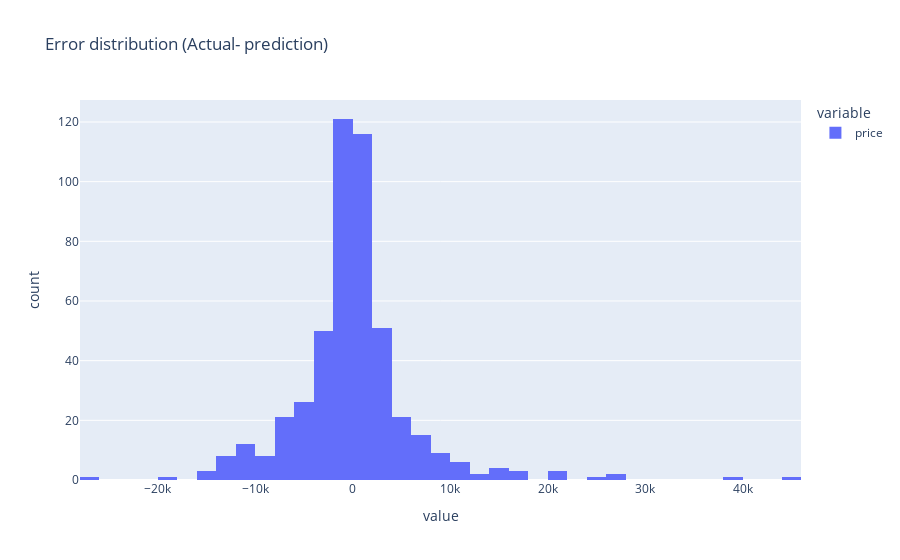

Notebook source saved alongside this figure:
### Code cell
px.histogram(y_test-y_pred, title = 'Error distribution (Actual- prediction)')

### Figure 1 — Plotly figure (JSON) as saved in the notebook; plotly's stock layout.template omitted (floating-point values rounded to 4 significant figures; data arrays with more than 128 entries replaced by an {"elided": "..."} marker saying what was removed)
{"data": [{"alignmentgroup": "True", "bingroup": "x", "hovertemplate": "variable=price<br>value=%{x}<br>count=%{y}<extra></extra>", "legendgroup": "price", "marker": {"color": "#636efa", "pattern": {"shape": ""}}, "name": "price", "offsetgroup": "price", "orientation": "v", "showlegend": true, "type": "histogram", "x": {"elided": "486 float values"}, "xaxis": "x", "yaxis": "y"}], "layout": {"barmode": "relative", "legend": {"title": {"text": "variable"}, "tracegroupgap": 0}, "title": {"text": "Error distribution (Actual- prediction)"}, "xaxis": {"anchor": "y", "domain": [0, 1], "title": {"text": "value"}}, "yaxis": {"anchor": "x", "domain": [0, 1], "title": {"text": "count"}}}}
